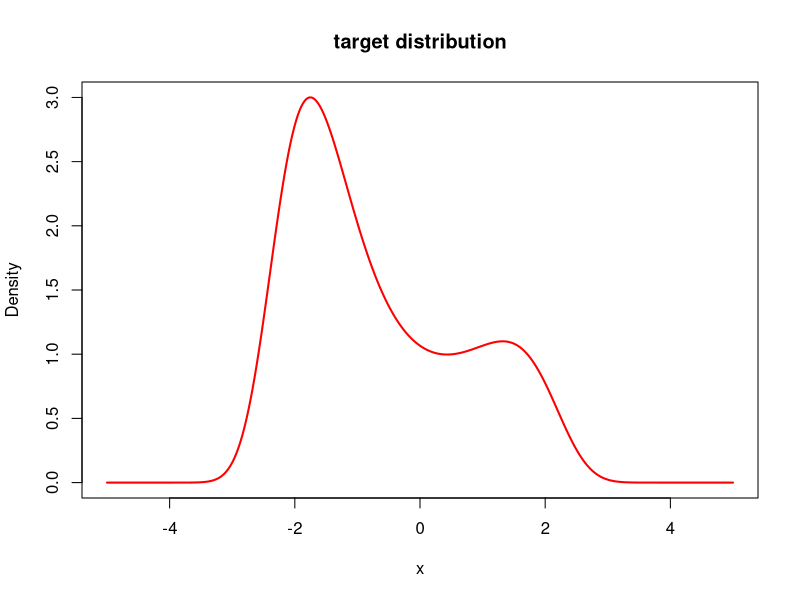
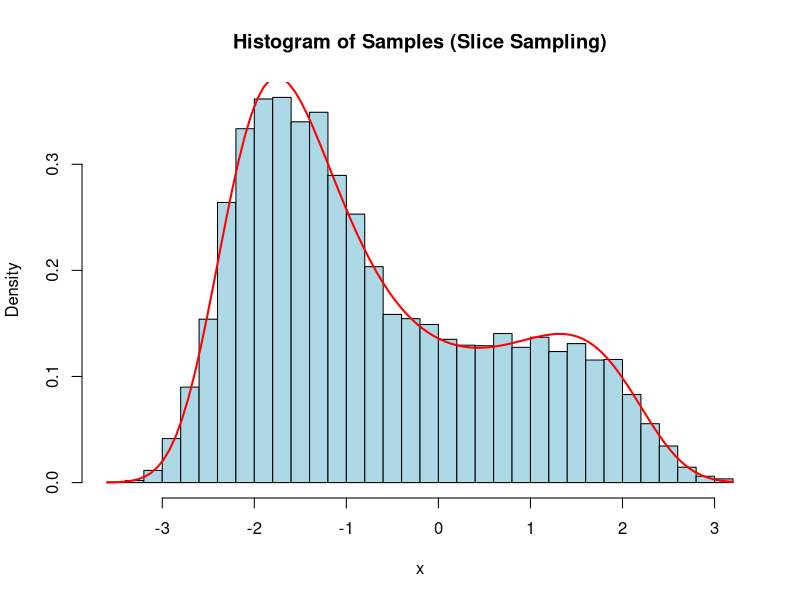
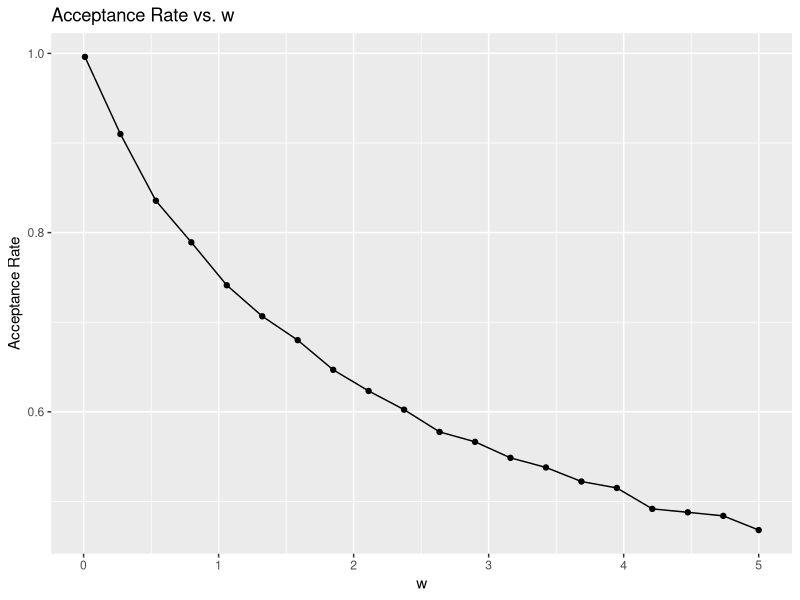
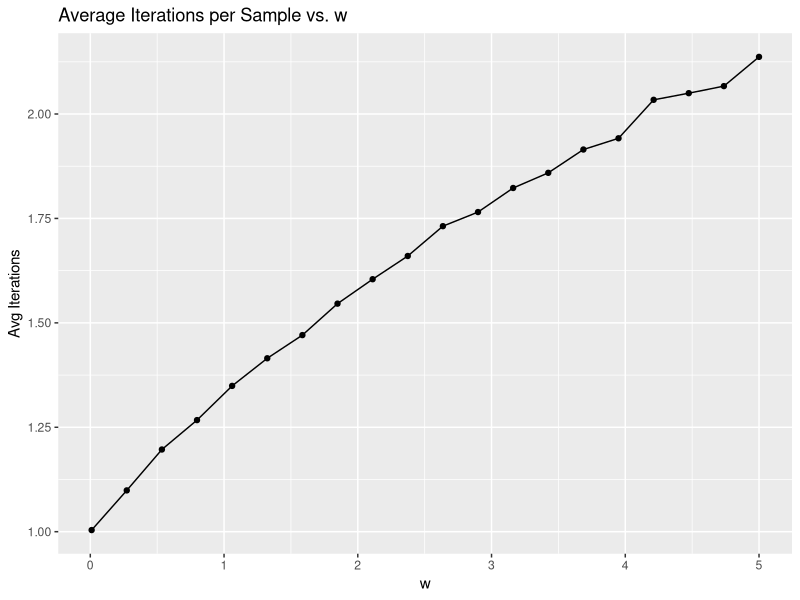
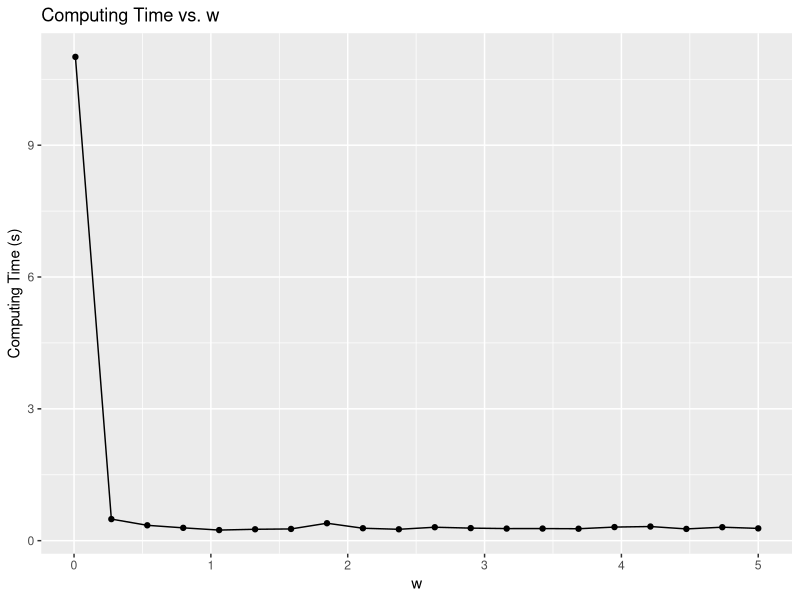

The R script that drew these images, in order:
## ---- chunk 1
library(parallel)
library(tidyverse)
## ---- chunk 2
# target density
f = function(x) {
  exp(0.4 * (x - 0.4)^2 - 0.08 * x^4)
}
## ---- chunk 3
x_vals <- seq(-5, 5, length.out = 1000)
y_vals <- f(x_vals)

plot(x_vals, y_vals, type = "l", col = "red", lwd = 2,
     main = "target distribution",
     xlab = "x", ylab = "Density")
## ---- chunk 4
# Set initial values
x0 <- 0  # Starting point
w <- 0.2726316   # Step size for stepping out
n_samples <- 10000  # Number of samples
## ---- chunk 5
set.seed(42)

slice_sample <- function(f, x0, w, n_samples) {
  samples <- numeric(n_samples)  # Storage for samples
  iteration_counts <- numeric(n_samples) #track number of iteration per sample
  total_iterations <-0
  
  x <- x0  # Initialize x
  start_time <- Sys.time()

  for (i in 1:n_samples) {
    iter_count <- 0 #track iteration for this sample
    
    # Step 1: Sample auxiliary variable y
    y <- runif(1, 0, f(x))
    
    # Step 2: Find an interval (L, R) around x using stepping out
    L <- x - w * runif(1)  # Randomly position initial interval
    R <- L + w
    
    # Expand L and R until they are outside the slice
    while (f(L) > y) { L <- L - w }
    while (f(R) > y) { R <- R + w }

    # Step 3: Sample a new x within (L, R) using shrinkage
    repeat {
      iter_count <- iter_count + 1
      x_new <- runif(1, L, R)  # Sample uniformly from (L, R)
      if (f(x_new) > y) {  # Accept if inside the slice
        x <- x_new
        break
      } else {  # Shrink the interval
        if (x_new < x) { L <- x_new } else { R <- x_new }
      }
    }
    
    # Store the new sample
    samples[i] <- x
    iteration_counts[i] <- iter_count
    total_iterations <- total_iterations + iter_count
  }
  end_time <- Sys.time()  # End timing
  computing_time <- end_time - start_time
  
  # Compute average number of iterations
  avg_iterations <- mean(iteration_counts)
  
  list(
    samples = samples,
    acceptance_rate = n_samples/total_iterations,
    avg_iterations_per_sample = avg_iterations,
    total_iterations = total_iterations,
    total_computing_time = computing_time
  )
}

## ---- chunk 6
# Run the slice sampling algorithm
res <- slice_sample(f, x0, w, n_samples)

res$acceptance_rate
res$avg_iterations_per_sample
res$total_computing_time
## ---- chunk 7
hist(res$samples, probability = TRUE, breaks = 40, col = "lightblue",
     main = "Histogram of Samples (Slice Sampling)",
     xlab = "x", border = "black")

# Define the theoretical density function
f = function(x) {
  exp(0.4 * (x - 0.4)^2 - 0.08 * x^4)
}

# Normalize the density function
x_vals <- seq(-3, 3, length.out = 1000)  # Adjust the range as needed
norm_factor <- integrate(f, -Inf, Inf)$value
norm_f <- function(x) f(x) / norm_factor

# Overlay the normalized density curve
curve(norm_f(x), col = "red", lwd = 2, add = TRUE)

## ---- chunk 8
# Define the range of w values
w_values <- seq(0.01, 5, length.out = 20)

# Initialize a data frame to store results
results <- data.frame(w = numeric(), 
                      acceptance_rate = numeric(), 
                      avg_iterations = numeric(), 
                      computing_time = numeric())

# Loop through w values
for (w in w_values) {
  start_time <- Sys.time()  # Start timing
  res <- slice_sample(f, x0, w, n_samples)
  end_time <- Sys.time()    # End timing
  
  # Store results
  results <- rbind(results, data.frame(
    w = w,
    acceptance_rate = res$acceptance_rate,
    avg_iterations = res$avg_iterations_per_sample,
    computing_time = as.numeric(difftime(end_time, start_time, units = "secs"))
  ))
}

# Load ggplot2 for visualization
library(ggplot2)

# Plot acceptance rate vs. w
ggplot(results, aes(x = w, y = acceptance_rate)) +
  geom_line() + geom_point() +
  labs(title = "Acceptance Rate vs. w", x = "w", y = "Acceptance Rate")

# Plot average iterations per sample vs. w
ggplot(results, aes(x = w, y = avg_iterations)) +
  geom_line() + geom_point() +
  labs(title = "Average Iterations per Sample vs. w", x = "w", y = "Avg Iterations")

# Plot computing time vs. w
ggplot(results, aes(x = w, y = computing_time)) +
  geom_line() + geom_point() +
  labs(title = "Computing Time vs. w", x = "w", y = "Computing Time (s)")

## ---- chunk 9
results[1, ]
results[2, ]
